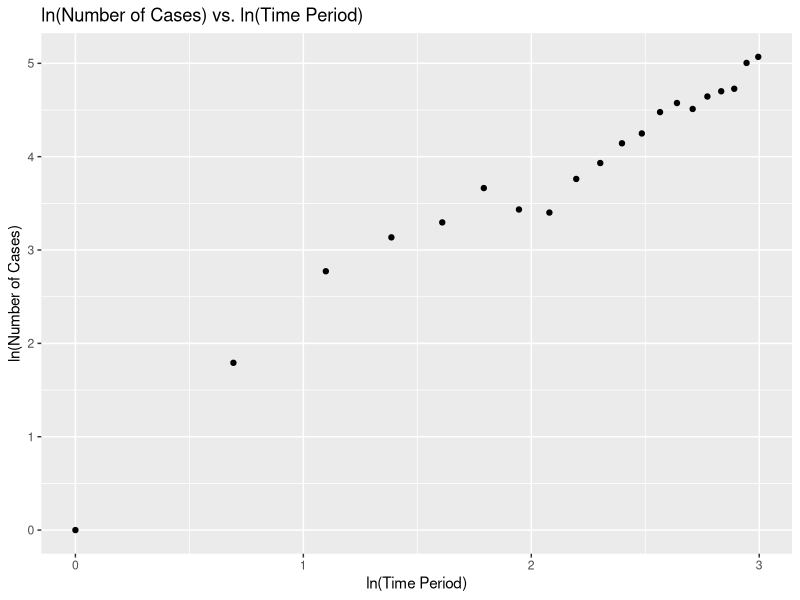

Generate this figure with R:
# Load the necessary library
library(tidyverse)

# Create the data frame
data <- tibble(
  year = rep(1984:1988, each = 4),
  quarter = rep(1:4, times = 5),
  cases = c(1, 6, 16, 23, 27, 39, 31, 30, 43, 51, 63, 70, 88, 97, 91, 104, 110, 113, 149, 159)
)

# Add a new column for the time period
data <- data %>% mutate(time_period = row_number())

# Calculate ln(y_i) and ln(i)
data <- data %>% mutate(ln_cases = log(cases), ln_time_period = log(time_period))

# Plot ln(y_i) against ln(i)
ggplot(data, aes(x = ln_time_period, y = ln_cases)) +
  geom_point() +
  labs(x = "ln(Time Period)", y = "ln(Number of Cases)", title = "ln(Number of Cases) vs. ln(Time Period)")

# Initialize the beta coefficients
beta <- matrix(c(0, 0), nrow = 2)

# Define the maximum number of iterations and the convergence threshold
max_iter <- 100
epsilon <- 1e-8

# Perform Fisher's scoring method
for (i in 1:max_iter) {
  # Calculate the expected values and the variance
  mu <- exp(beta[1] + beta[2] * data$ln_time_period)
  V <- mu
  
  # Calculate the working response and the working weights
  z <- beta[1] + beta[2] * data$ln_time_period + (data$cases - mu) / mu
  W <- mu
  
  # Calculate the design matrix
  X <- cbind(1, data$ln_time_period)
  
  # Update the beta coefficients
  beta_new <- solve(t(X) %*% diag(W) %*% X) %*% (t(X) %*% diag(W) %*% z)
  
  # Check for convergence
  if (max(abs(beta_new - beta)) < epsilon) {
    beta <- beta_new
    break
  }
  
  # Update the beta coefficients for the next iteration
  beta <- beta_new
}

# Print the estimated beta coefficients
print(beta)

# Fit the GLM
model <- glm(cases ~ ln_time_period, family = poisson(link = "log"), data = data)

# Print the summary of the model
summary(model)